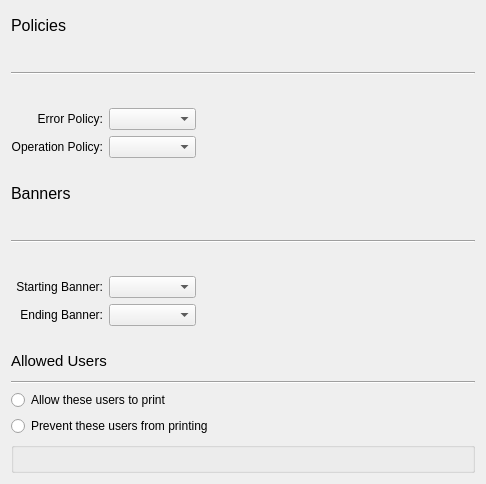
<?xml version="1.0" encoding="UTF-8"?>
<ui version="4.0">
 <class>PrinterBehavior</class>
 <widget class="QWidget" name="PrinterBehavior">
  <property name="geometry">
   <rect>
    <x>0</x>
    <y>0</y>
    <width>486</width>
    <height>484</height>
   </rect>
  </property>
  <property name="windowTitle">
   <string>Form</string>
  </property>
  <layout class="QGridLayout" name="gridLayout">
   <item row="1" column="0" rowspan="2" colspan="5">
    <widget class="Line" name="line_2">
     <property name="orientation">
      <enum>Qt::Horizontal</enum>
     </property>
    </widget>
   </item>
   <item row="6" column="0" colspan="4">
    <widget class="QLabel" name="label_5">
     <property name="font">
      <font>
       <pointsize>12</pointsize>
      </font>
     </property>
     <property name="text">
      <string>Banners</string>
     </property>
    </widget>
   </item>
   <item row="7" column="0" rowspan="2" colspan="5">
    <widget class="Line" name="line_3">
     <property name="orientation">
      <enum>Qt::Horizontal</enum>
     </property>
    </widget>
   </item>
   <item row="14" column="0" colspan="4">
    <widget class="QRadioButton" name="allowRB">
     <property name="text">
      <string>Allow these users to print</string>
     </property>
    </widget>
   </item>
   <item row="16" column="0" colspan="5">
    <widget class="QRadioButton" name="preventRB">
     <property name="text">
      <string>Prevent these users from printing </string>
     </property>
    </widget>
   </item>
   <item row="17" column="0" colspan="5">
    <widget class="KEditListBox" name="usersELB">
     <property name="enabled">
      <bool>false</bool>
     </property>
     <property name="buttons">
      <set>KEditListBox::Add|KEditListBox::Remove</set>
     </property>
    </widget>
   </item>
   <item row="13" column="0" colspan="5">
    <widget class="Line" name="line">
     <property name="orientation">
      <enum>Qt::Horizontal</enum>
     </property>
    </widget>
   </item>
   <item row="10" column="0">
    <widget class="QLabel" name="label_7">
     <property name="text">
      <string>Ending Banner:</string>
     </property>
     <property name="alignment">
      <set>Qt::AlignRight|Qt::AlignTrailing|Qt::AlignVCenter</set>
     </property>
     <property name="buddy">
      <cstring>endingBannerCB</cstring>
     </property>
    </widget>
   </item>
   <item row="9" column="0">
    <widget class="QLabel" name="label_6">
     <property name="text">
      <string>Starting Banner:</string>
     </property>
     <property name="alignment">
      <set>Qt::AlignRight|Qt::AlignTrailing|Qt::AlignVCenter</set>
     </property>
     <property name="buddy">
      <cstring>startingBannerCB</cstring>
     </property>
    </widget>
   </item>
   <item row="10" column="1">
    <widget class="KComboBox" name="endingBannerCB">
     <property name="AttributeName" stdset="0">
      <string notr="true">job-sheets-default</string>
     </property>
    </widget>
   </item>
   <item row="9" column="1">
    <widget class="KComboBox" name="startingBannerCB">
     <property name="AttributeName" stdset="0">
      <string notr="true">job-sheets-default</string>
     </property>
    </widget>
   </item>
   <item row="11" column="0" colspan="5">
    <spacer name="verticalSpacer_2">
     <property name="orientation">
      <enum>Qt::Vertical</enum>
     </property>
     <property name="sizeType">
      <enum>QSizePolicy::Fixed</enum>
     </property>
     <property name="sizeHint" stdset="0">
      <size>
       <width>20</width>
       <height>15</height>
      </size>
     </property>
    </spacer>
   </item>
   <item row="4" column="0">
    <widget class="QLabel" name="label_4">
     <property name="text">
      <string>Operation Policy:</string>
     </property>
     <property name="alignment">
      <set>Qt::AlignRight|Qt::AlignTrailing|Qt::AlignVCenter</set>
     </property>
     <property name="buddy">
      <cstring>operationPolicyCB</cstring>
     </property>
    </widget>
   </item>
   <item row="3" column="0">
    <widget class="QLabel" name="label_3">
     <property name="text">
      <string>Error Policy:</string>
     </property>
     <property name="alignment">
      <set>Qt::AlignRight|Qt::AlignTrailing|Qt::AlignVCenter</set>
     </property>
     <property name="buddy">
      <cstring>errorPolicyCB</cstring>
     </property>
    </widget>
   </item>
   <item row="4" column="1">
    <widget class="KComboBox" name="operationPolicyCB">
     <property name="AttributeName" stdset="0">
      <string notr="true">printer-op-policy</string>
     </property>
    </widget>
   </item>
   <item row="3" column="1">
    <widget class="KComboBox" name="errorPolicyCB">
     <property name="AttributeName" stdset="0">
      <string notr="true">printer-error-policy</string>
     </property>
    </widget>
   </item>
   <item row="5" column="0" colspan="5">
    <spacer name="verticalSpacer">
     <property name="orientation">
      <enum>Qt::Vertical</enum>
     </property>
     <property name="sizeType">
      <enum>QSizePolicy::Fixed</enum>
     </property>
     <property name="sizeHint" stdset="0">
      <size>
       <width>20</width>
       <height>15</height>
      </size>
     </property>
    </spacer>
   </item>
   <item row="12" column="0" colspan="5">
    <widget class="QLabel" name="label">
     <property name="font">
      <font>
       <pointsize>11</pointsize>
      </font>
     </property>
     <property name="text">
      <string>Allowed Users</string>
     </property>
    </widget>
   </item>
   <item row="0" column="0" colspan="5">
    <widget class="QLabel" name="label_2">
     <property name="font">
      <font>
       <pointsize>12</pointsize>
      </font>
     </property>
     <property name="text">
      <string>Policies</string>
     </property>
    </widget>
   </item>
  </layout>
 </widget>
 <customwidgets>
  <customwidget>
   <class>KEditListBox</class>
   <extends>QGroupBox</extends>
   <header>keditlistbox.h</header>
  </customwidget>
  <customwidget>
   <class>KComboBox</class>
   <extends>QComboBox</extends>
   <header>kcombobox.h</header>
  </customwidget>
 </customwidgets>
 <resources/>
 <connections/>
</ui>
